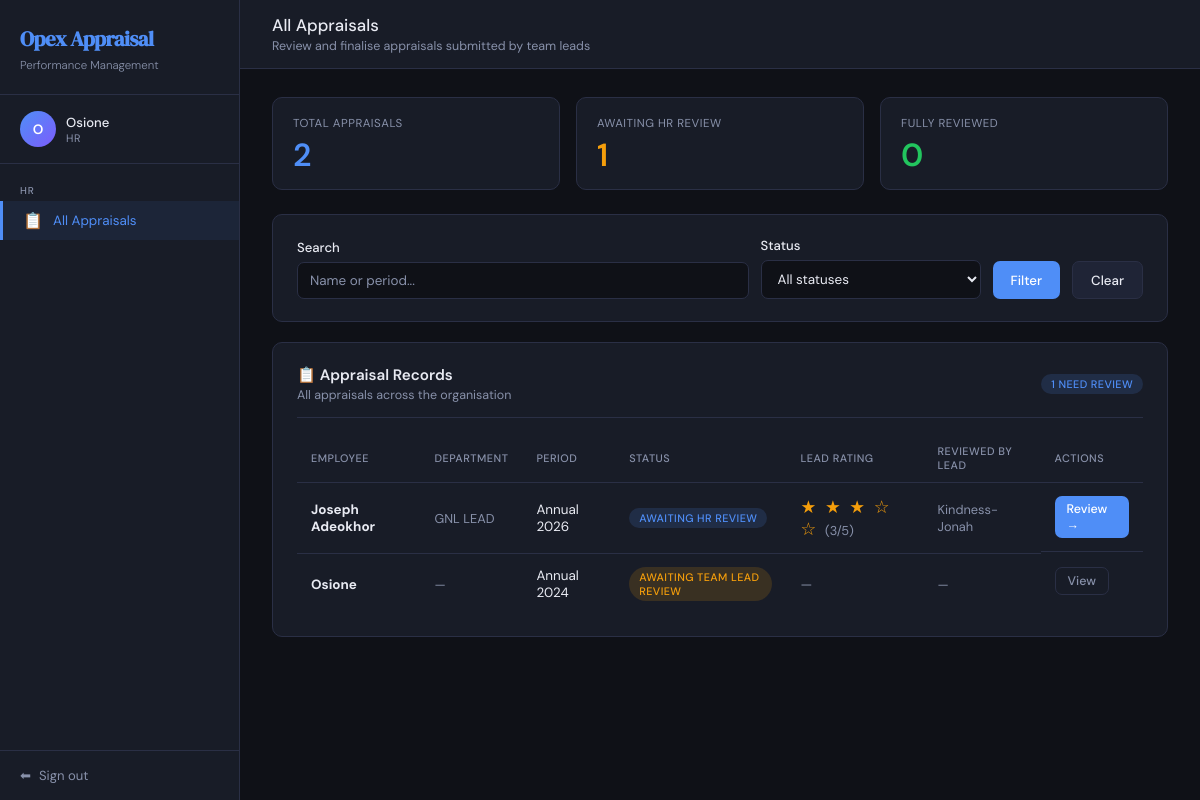
The page /hr/ (signed in) on the database as committed earlier.
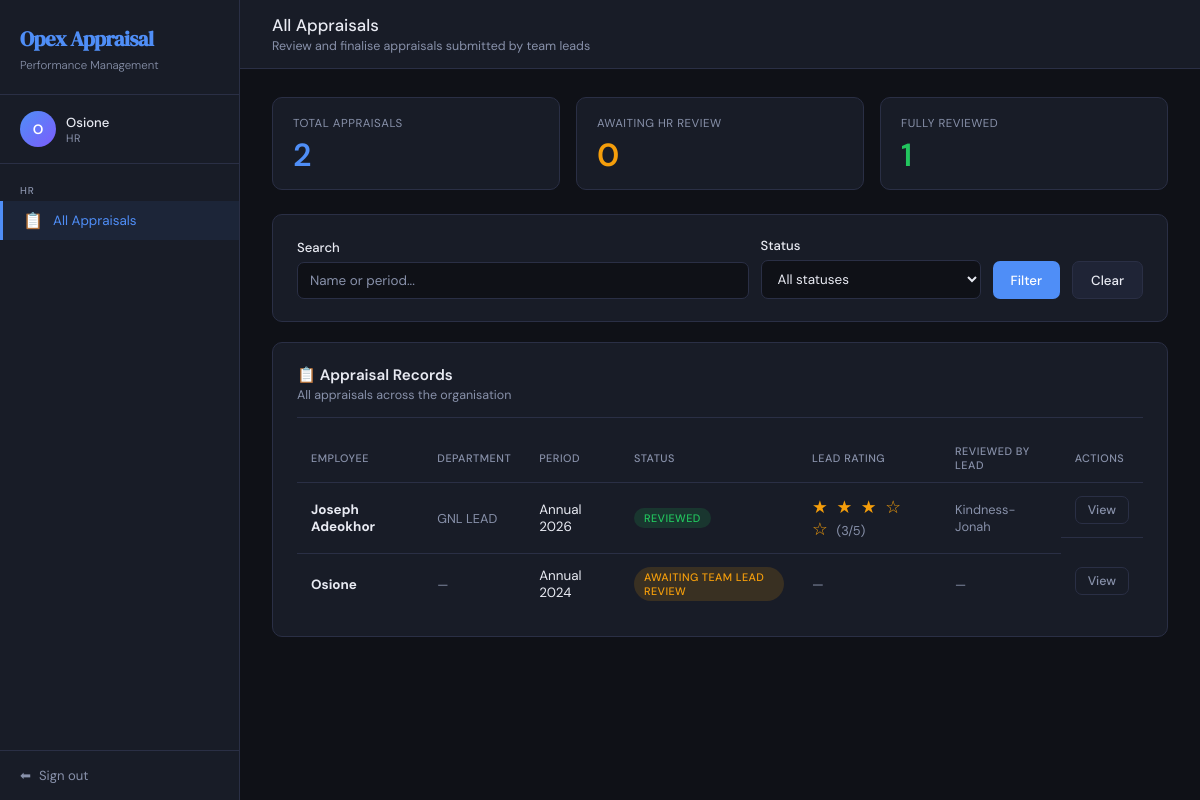
The same page on the database as committed later.
### appraisal/models.py (models this page shows, shortened)
class Appraisal(models.Model):
    STATUS_DRAFT       = 'draft'        # Employee saved but not yet submitted
    STATUS_PENDING_LEAD = 'pending_lead' # Submitted by employee, waiting for lead
    STATUS_PENDING_HR  = 'pending_hr'   # Lead reviewed, waiting for HR
    STATUS_REVIEWED    = 'reviewed'     # HR has finalised — workflow complete
    STATUS_CHOICES = [
        (STATUS_DRAFT,        'Draft'),
        (STATUS_PENDING_LEAD, 'Awaiting Team Lead Review'),
        (STATUS_PENDING_HR,   'Awaiting HR Review'),
        (STATUS_REVIEWED,     'Reviewed'),
    ]
    SCORE_CHOICES = [
        (5, '5 - Excellent'),
        (4, '4 - Good'),
        (3, '3 - Average'),
        (2, '2 - Below Average'),
        (1, '1 - Poor'),
    ]
    RATING_CHOICES = [
        (5, '5 - Outstanding'),
        (4, '4 - Exceeds Expectations'),
        (3, '3 - Meets Expectations'),
        (2, '2 - Below Expectations'),
        (1, '1 - Needs Improvement'),
    ]
    employee = models.ForeignKey(
        CustomUser,
        on_delete=models.CASCADE,
        related_name='appraisals',
        null=True, blank=True,
        limit_choices_to={'role': CustomUser.ROLE_EMPLOYEE}
    )
    employee_name       = models.CharField(max_length=200, blank=True)
    employee_department = models.CharField(max_length=100, blank=True)
    reviewed_by_lead = models.ForeignKey(
        CustomUser,
        on_delete=models.SET_NULL,
        null=True, blank=True,
        related_name='lead_reviews',
        limit_choices_to={'role': CustomUser.ROLE_TEAM_LEAD}
    )
    reviewed_by_hr = models.ForeignKey(
        CustomUser,
        on_delete=models.SET_NULL,
        null=True, blank=True,
        related_name='hr_reviews',
        limit_choices_to={'role': CustomUser.ROLE_HR}
    )
    period = models.CharField(max_length=100)
    status = models.CharField(
        max_length=20,
        choices=STATUS_CHOICES,
        default=STATUS_PENDING_LEAD
    )
    score_punctuality = models.IntegerField(
        choices=SCORE_CHOICES, null=True, blank=True,
        verbose_name='Punctuality & Attendance'
    )
    score_quality = models.IntegerField(
        choices=SCORE_CHOICES, null=True, blank=True,
        verbose_name='Quality of Work'
    )
    score_teamwork = models.IntegerField(
        choices=SCORE_CHOICES, null=True, blank=True,
        verbose_name='Teamwork & Collaboration'
    )
    score_communication = models.IntegerField(
        choices=SCORE_CHOICES, null=True, blank=True,
        verbose_name='Communication Skills'
    )
    score_deadlines = models.IntegerField(
        choices=SCORE_CHOICES, null=True, blank=True,
        verbose_name='Meeting Deadlines'
    )
    score_problem_solving = models.IntegerField(
        choices=SCORE_CHOICES, null=True, blank=True,
        verbose_name='Problem Solving'
    )
    score_initiative = models.IntegerField(
        choices=SCORE_CHOICES, null=True, blank=True,
        verbose_name='Initiative & Creativity'
    )
    score_professionalism = models.IntegerField(
        choices=SCORE_CHOICES, null=True, blank=True,
        verbose_name='Professionalism'
    )
    score_adherence = models.IntegerField(
        choices=SCORE_CHOICES, null=True, blank=True,
        verbose_name='Adherence to Company Rules'
    )
    additional_comments = models.TextField(blank=True)
    lead_comment = models.TextField(blank=True)
    lead_rating  = models.IntegerField(null=True, blank=True, choices=RATING_CHOICES)
    hr_comment  = models.TextField(blank=True)
    hr_decision = models.CharField(max_length=100, blank=True)
    created_at           = models.DateTimeField(auto_now_add=True)
    updated_at           = models.DateTimeField(auto_now=True)
    submitted_to_lead_at = models.DateTimeField(null=True, blank=True)
    submitted_to_hr_at   = models.DateTimeField(null=True, blank=True)
    reviewed_at          = models.DateTimeField(null=True, blank=True)
    class Meta:
        ordering = ['-created_at']
    @property
    def status_badge_class(self):
        return {
            self.STATUS_DRAFT:        'badge-draft',
            self.STATUS_PENDING_LEAD: 'badge-lead',
            self.STATUS_PENDING_HR:   'badge-hr',
            self.STATUS_REVIEWED:     'badge-reviewed',
        }.get(self.status, 'badge-draft')

class CustomUser(AbstractUser):
    ROLE_EMPLOYEE  = 'employee'
    ROLE_TEAM_LEAD = 'team_lead'
    ROLE_HR        = 'hr'
    ROLE_CHOICES = [
        (ROLE_EMPLOYEE,  'Employee'),
        (ROLE_TEAM_LEAD, 'Team Lead'),
        (ROLE_HR,        'HR'),
    ]
    role       = models.CharField(max_length=20, choices=ROLE_CHOICES, default=ROLE_EMPLOYEE)
    department = models.CharField(max_length=100, blank=True)  # blank=True means optional
    job_title  = models.CharField(max_length=100, blank=True)
    team_lead = models.ForeignKey(
        'self',
        on_delete=models.SET_NULL,
        null=True,
        blank=True,
        related_name='team_members',
        limit_choices_to={'role': ROLE_TEAM_LEAD}  # only show team leads in the dropdown
    )
    @property
    def is_employee(self):
        return self.role == self.ROLE_EMPLOYEE
    @property
    def is_team_lead(self):
        return self.role == self.ROLE_TEAM_LEAD
    @property
    def is_hr(self):
        return self.role == self.ROLE_HR

### appraisal/views.py (the view, shortened to what this page needs)
# urls.py: path('hr/',                            views.hr_dashboard,        name='hr_dashboard'),
@login_required
def hr_dashboard(request):
    if not request.user.is_hr:
        messages.error(request, 'You do not have permission to view this page.')
        return redirect('dashboard')
    status_filter = request.GET.get('status', '')
    search        = request.GET.get('search', '')
    appraisals = Appraisal.objects.select_related('employee', 'reviewed_by_lead')
    if status_filter:
        appraisals = appraisals.filter(status=status_filter)
    context = {
        'appraisals':     appraisals,
        'status_filter':  status_filter,  # keeps the dropdown on the selected option
        'search':         search,         # keeps the search box filled in
        'total':          Appraisal.objects.count(),
        'pending_hr':     Appraisal.objects.filter(status=Appraisal.STATUS_PENDING_HR).count(),
        'reviewed':       Appraisal.objects.filter(status=Appraisal.STATUS_REVIEWED).count(),
        'status_choices': Appraisal.STATUS_CHOICES,  # populates the filter dropdown
    }
    return render(request, 'appraisal/hr_dashboard.html', context)

### appraisal/templates/appraisal/hr_dashboard.html (shortened to what the changed rows need)
{% extends 'appraisal/base.html' %}
{% block content %}
<div class="content">
  <div class="stats-grid">
    <div class="stat-card">
      <div class="stat-label">Awaiting HR Review</div>
      <div class="stat-value warning">{{ pending_hr }}</div>
    </div>
    <div class="stat-card">
      <div class="stat-label">Fully Reviewed</div>
      <div class="stat-value success">{{ reviewed }}</div>
    </div>
  </div>
  <div class="card">
    <div class="card-header">
      <div>
        <div class="card-title">📋 Appraisal Records</div>
        <div class="card-subtitle">
        </div>
      </div>
      {% if pending_hr %}
      <span class="badge badge-hr">{{ pending_hr }} need review</span>
      {% endif %}
    </div>
    {% if appraisals %}
    <div class="table-wrap">
      <table>
        <thead>
          <tr>
            <th>Employee</th>
            <th>Department</th>
            <th>Period</th>
            <th>Status</th>
            <th>Lead Rating</th>
            <th>Reviewed By Lead</th>
            <th>Actions</th>
          </tr>
        </thead>
        <tbody>
          {% for a in appraisals %}
          <tr>
            <td>
              <strong>
                {% if a.employee %}
                  {{ a.employee.get_full_name|default:a.employee.username }}
                {% else %}
                  {{ a.employee_name|default:"Unknown" }}
                {% endif %}
              </strong>
            </td>
            <td class="text-muted text-sm">
              {% if a.employee %}
                {{ a.employee.department|default:"—" }}
              {% else %}
                {{ a.employee_department|default:"—" }}
              {% endif %}
            </td>
            <td>{{ a.period }}</td>
            <td>
              <span class="badge {{ a.status_badge_class }}">
                {{ a.get_status_display }}
              </span>
            </td>
            <td>
              {% if a.lead_rating %}
              <span class="rating-stars">
                {% for i in "12345" %}
                  {% if forloop.counter <= a.lead_rating %}★{% else %}☆{% endif %}
                {% endfor %}
              </span>
              <span class="text-muted text-sm">({{ a.lead_rating }}/5)</span>
              {% else %}
              <span class="text-muted">—</span>
              {% endif %}
            </td>
            <td class="text-sm text-muted">
              {% if a.reviewed_by_lead %}
                {{ a.reviewed_by_lead.get_full_name|default:a.reviewed_by_lead.username }}
              {% else %}
                —
              {% endif %}
            </td>
            <td style="display:flex;gap:6px;">
              {% if a.status == 'pending_hr' %}
              <a href="{% url 'hr_review' a.pk %}" class="btn btn-sm btn-primary">Review →</a>
              {% else %}
              <a href="{% url 'hr_appraisal_detail' a.pk %}" class="btn btn-sm btn-outline">View</a>
              {% endif %}
            </td>
          </tr>
          {% endfor %}
        </tbody>
      </table>
    </div>
    {% endif %}
  </div>
</div>
{% endblock %}

Rows that differ between the two databases and show on the page:
changed Appraisal "Joseph Adeokhor": status "AWAITING HR REVIEW" → "REVIEWED"; status "Review →" → "View"
Other text that changed with them:
{{ pending_hr }}: "1" → "0"
{{ reviewed }}: "0" → "1"
{{ pending_hr }}: "1" → (not shown)
text no longer shown: "NEED REVIEW"
